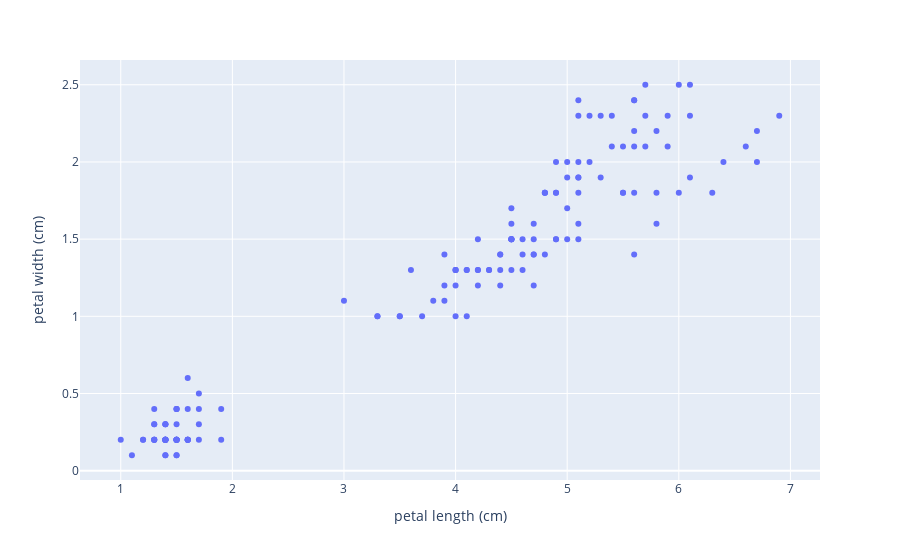

Notebook source saved alongside this figure:
### Code cell
pd.options.plotting.backend = 'plotly'

figure = df.plot.scatter(
    x = 'petal length (cm)',
    y = 'petal width (cm)'
)

figure

### Figure 1 — Plotly figure (JSON) as saved in the notebook; plotly's stock layout.template omitted (floating-point values rounded to 4 significant figures; data arrays with more than 128 entries replaced by an {"elided": "..."} marker saying what was removed)
{"data": [{"hovertemplate": "petal length (cm)=%{x}<br>petal width (cm)=%{y}<extra></extra>", "legendgroup": "", "marker": {"color": "#636efa", "symbol": "circle"}, "mode": "markers", "name": "", "orientation": "v", "showlegend": false, "type": "scatter", "x": {"elided": "150 float values"}, "xaxis": "x", "y": {"elided": "150 float values"}, "yaxis": "y"}], "layout": {"legend": {"tracegroupgap": 0}, "margin": {"t": 60}, "xaxis": {"anchor": "y", "domain": [0, 1], "title": {"text": "petal length (cm)"}}, "yaxis": {"anchor": "x", "domain": [0, 1], "title": {"text": "petal width (cm)"}}}}
